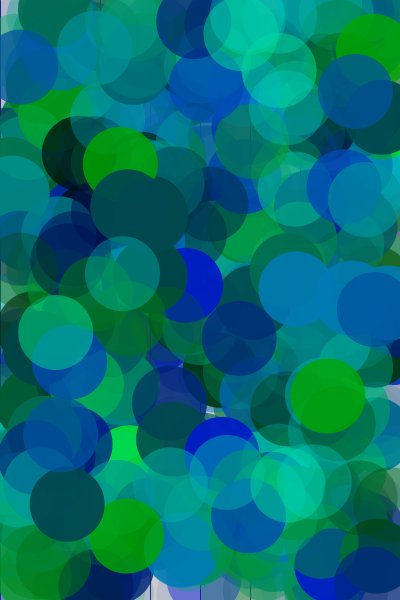
Frame 1 (no input)
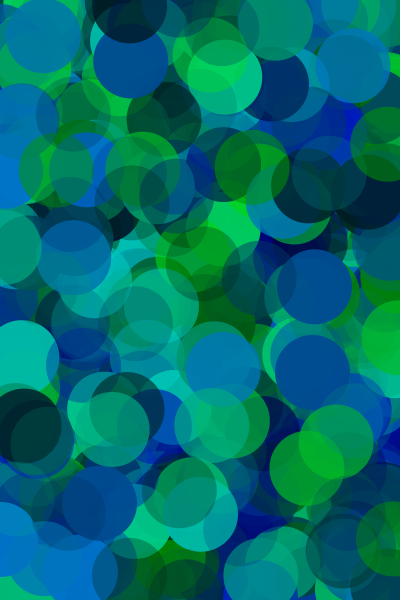
Frame 60 (the mouse pressed at the canvas centre just before this capture)
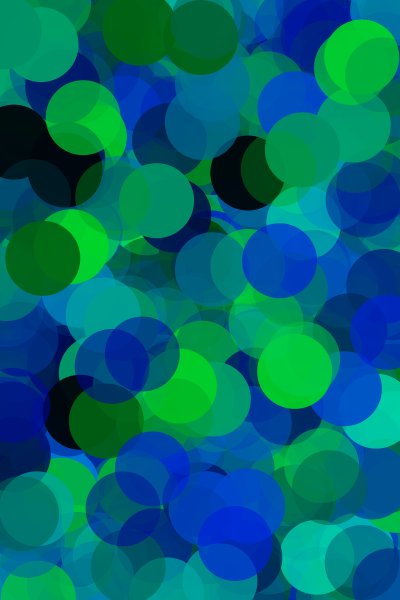
Frame 120 (the mouse held since frame 60 and released just before this capture)

The Processing sketch that drew these frames (run headless with seeded random() and noise(); from frame 60 on, the mouse is pressed at the canvas centre):

// Processing sketch: processing_144230
// ── processing_144230.pde

void setup() {
  size(400, 600);
  stroke(0, 20, 100, 225);
  for (int line_x=0; line_x<width; line_x+=50) {
    line(line_x, 0, line_x, height);
  }
}

void draw() {
  noStroke();
  for (int counter=1; counter < 150; counter ++) {
    fill( random(0), random(220), random(225), random(255) );
    ellipse(random(width), random(height), 75, 75);
    ellipse(random(width), random(height), 75, 75);
    ellipse(random(width), random(height), 75, 75);
    ellipse(random(width), random(height), 75, 75);
  }
}



//ellipse(random(width), random(height), 40, 40); ellipse(random(width), random(height), 75, 75); ellipse(random(width), random(height), 60, 60);
//ellipse(random(width), random(height), 25, 25); ellipse(random(width), random(height), 70, 70);
